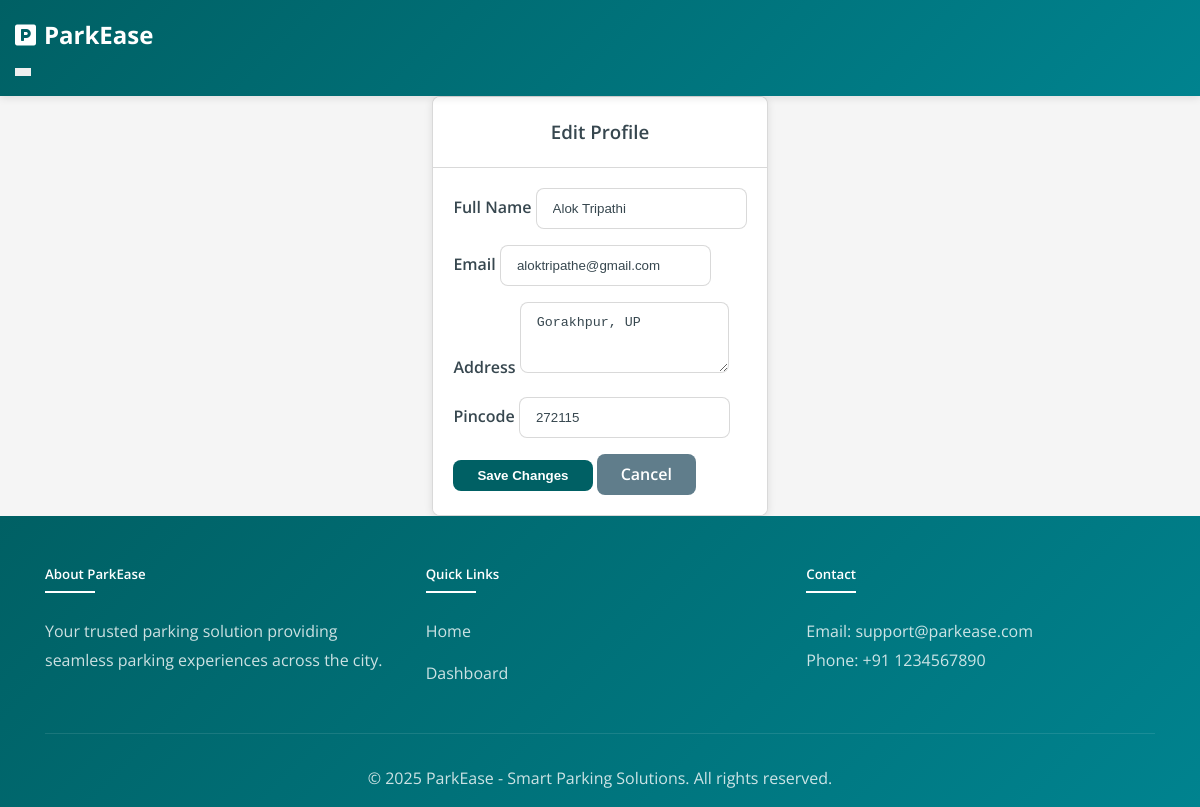
The app's page /user/edit_profile (signed in) with its own data.
### models.py (models this page shows, shortened)
class User(UserMixin, db.Model):
    __tablename__ = 'users'
    id = db.Column(db.Integer, primary_key=True)
    email = db.Column(db.String(120), unique=True, nullable=False)
    password_hash = db.Column(db.String(128))
    name = db.Column(db.String(100), nullable=False)
    address = db.Column(db.String(200), nullable=False, default='')
    pincode = db.Column(db.String(10), nullable=False, default='')
    created_at = db.Column(db.DateTime, default=datetime.utcnow)
    role = db.Column(db.String(20), default='user')  # 'user' or 'admin'
    reservations = db.relationship('Reservation', backref='user', lazy=True)

### routes/user/edit_profile.py (the view, shortened to what this page needs)
@user_bp.route('/edit_profile', methods=['GET', 'POST'])
@login_required
def edit_profile():
    if session.get('user_type') != 'user':
        flash('Access denied', 'danger')
        return redirect(url_for('main.index'))
    return render_template('user/edit_profile.html', user=current_user)

### app.py (called while the page is built)
@login_manager.user_loader
def load_user(user_id):
    return User.query.get(int(user_id))

### templates/user/edit_profile.html
{% extends 'main/base.html' %}
{% block content %}
<div class="container mt-5">
    <div class="row justify-content-center">
        <div class="col-md-8">
            <div class="card">
                <div class="card-header">
                    <h3 class="text-center">Edit Profile</h3>
                </div>
                <div class="card-body">
                    <form method="POST" action="{{ url_for('user.edit_profile') }}">
                        <div class="mb-3">
                            <label for="name" class="form-label">Full Name</label>
                            <input type="text" class="form-control" id="name" name="name" value="{{ user.name }}" required>
                        </div>
                        <div class="mb-3">
                            <label for="email" class="form-label">Email</label>
                            <input type="email" class="form-control" id="email" name="email" value="{{ user.email }}" required>
                        </div>
                        <div class="mb-3">
                            <label for="address" class="form-label">Address</label>
                            <textarea class="form-control" id="address" name="address" rows="3" required>{{ user.address }}</textarea>
                        </div>
                        <div class="mb-3">
                            <label for="pincode" class="form-label">Pincode</label>
                            <input type="text" class="form-control" id="pincode" name="pincode" value="{{ user.pincode }}" pattern="[0-9]{6}" title="Please enter a 6-digit pincode" required>
                        </div>
                        <div class="d-grid gap-2">
                            <button type="submit" class="btn btn-primary">Save Changes</button>
                            <a href="{{ url_for('user.user_dashboard') }}" class="btn btn-secondary">Cancel</a>
                        </div>
                    </form>
                </div>
            </div>
        </div>
    </div>
</div>
{% endblock %}

### static/css/custom.css (style rules this page uses)
:root { --primary-color: #006064; --secondary-color: #00838f; --success-color: #2e7d32; --danger-color: #c62828; --warning-color: #f57f17; --info-color: #0277bd; --white: #ffffff; --text-color: #37474f; --text-muted: #607d8b; --body-bg: #f5f5f5; --card-bg: #ffffff; --border-color: rgba(0, 0, 0, 0.15); --box-shadow: 0 2px 8px rgba(0, 0, 0, 0.1); --border-radius: 8px; --light-bg: #f8f9fa; --table-bg: #ffffff; --table-hover: #f8f9fa; }
* { margin: 0; padding: 0; box-sizing: border-box; }
body { font-family: 'Open Sans', sans-serif; min-height: 100vh; display: flex; flex-direction: column; color: var(--text-color); line-height: 1.6; background-color: var(--body-bg); }
h1, h2, h3, h4, h5, h6 { color: var(--text-color); font-weight: 600; }
a { text-decoration: none; color: var(--primary-color); }
.card { border: 1px solid var(--border-color); border-radius: var(--border-radius); transition: all 0.3s ease; background-color: var(--card-bg); box-shadow: var(--box-shadow); overflow: hidden; }
.card-header { background-color: var(--card-bg); border-bottom: 1px solid var(--border-color); padding: 1.25rem; font-weight: 600; }
.card-body { padding: 1.25rem; background-color: var(--card-bg); }
.btn { padding: 0.5rem 1.5rem; border-radius: var(--border-radius); border: none; font-weight: 600; transition: all 0.3s ease; cursor: pointer; display: inline-block; text-align: center; }
.btn-primary { background-color: var(--primary-color); color: var(--white); }
.btn-secondary { background-color: #607d8b; color: var(--white); }
.form-control, .form-select { border: 1px solid var(--border-color); border-radius: var(--border-radius); padding: 0.75rem 1rem; background-color: var(--card-bg); color: var(--text-color); transition: all 0.3s ease; }
.form-label { font-weight: 600; margin-bottom: 0.5rem; color: var(--text-color); }
.text-center { text-align: center; }
.justify-content-center { justify-content: center !important; }
.gap-2 { gap: 0.5rem !important; }
.mb-3 { margin-bottom: 1rem !important; }
.container, .container-fluid { width: 100%; padding-right: 15px; padding-left: 15px; margin-right: auto; margin-left: auto; }
.container { max-width: 1140px; }
.row { display: flex; flex-wrap: wrap; margin-right: -15px; margin-left: -15px; }

### records on screen
User: name "Alok Tripathi", email "aloktripathe@gmail.com", address "Gorakhpur, UP", pincode "272115"
